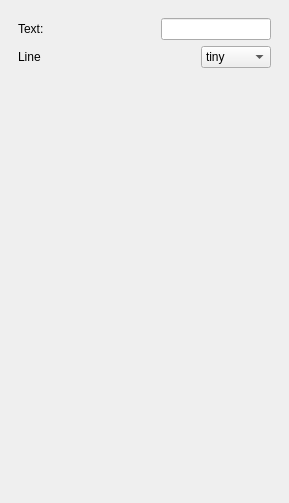
<?xml version="1.0" encoding="UTF-8"?>
<ui version="4.0">
 <class>DetailPanel</class>
 <widget class="QDockWidget" name="DetailPanel">
  <property name="geometry">
   <rect>
    <x>0</x>
    <y>0</y>
    <width>289</width>
    <height>503</height>
   </rect>
  </property>
  <property name="windowTitle">
   <string>DetailPanel</string>
  </property>
  <widget class="QWidget" name="dockWidgetContents">
   <layout class="QHBoxLayout" name="horizontalLayout_7">
    <item>
     <widget class="QStackedWidget" name="m_stackedWidget">
      <property name="currentIndex">
       <number>2</number>
      </property>
      <widget class="QWidget" name="node">
       <layout class="QVBoxLayout" name="verticalLayout_3">
        <item>
         <layout class="QHBoxLayout" name="horizontalLayout_2">
          <item>
           <widget class="QLabel" name="label_2">
            <property name="text">
             <string>Text:</string>
            </property>
           </widget>
          </item>
          <item>
           <widget class="QLineEdit" name="m_nodeTextEdit"/>
          </item>
         </layout>
        </item>
        <item>
         <layout class="QHBoxLayout" name="horizontalLayout_3">
          <item>
           <widget class="QLabel" name="label_3">
            <property name="text">
             <string>Border Color:</string>
            </property>
           </widget>
          </item>
          <item>
           <spacer name="horizontalSpacer_2">
            <property name="orientation">
             <enum>Qt::Horizontal</enum>
            </property>
            <property name="sizeHint" stdset="0">
             <size>
              <width>40</width>
              <height>20</height>
             </size>
            </property>
           </spacer>
          </item>
          <item>
           <widget class="ColorButton" name="m_borderColorChooser">
            <property name="text">
             <string/>
            </property>
           </widget>
          </item>
         </layout>
        </item>
        <item>
         <layout class="QHBoxLayout" name="horizontalLayout_4">
          <item>
           <widget class="QLabel" name="label_6">
            <property name="text">
             <string>Background Color:</string>
            </property>
           </widget>
          </item>
          <item>
           <spacer name="horizontalSpacer_3">
            <property name="orientation">
             <enum>Qt::Horizontal</enum>
            </property>
            <property name="sizeHint" stdset="0">
             <size>
              <width>40</width>
              <height>20</height>
             </size>
            </property>
           </spacer>
          </item>
          <item>
           <widget class="ColorButton" name="m_bgColorChooser">
            <property name="text">
             <string/>
            </property>
           </widget>
          </item>
         </layout>
        </item>
        <item>
         <layout class="QVBoxLayout" name="verticalLayout_2">
          <item>
           <layout class="QHBoxLayout" name="horizontalLayout">
            <item>
             <widget class="QLabel" name="label">
              <property name="text">
               <string>Description:</string>
              </property>
             </widget>
            </item>
            <item>
             <spacer name="horizontalSpacer">
              <property name="orientation">
               <enum>Qt::Horizontal</enum>
              </property>
              <property name="sizeHint" stdset="0">
               <size>
                <width>118</width>
                <height>20</height>
               </size>
              </property>
             </spacer>
            </item>
           </layout>
          </item>
          <item>
           <widget class="QTextEdit" name="m_nodeDescriptionEdit"/>
          </item>
         </layout>
        </item>
       </layout>
      </widget>
      <widget class="QWidget" name="edge">
       <layout class="QVBoxLayout" name="verticalLayout">
        <item>
         <layout class="QHBoxLayout" name="horizontalLayout_5">
          <item>
           <widget class="QLabel" name="label_4">
            <property name="text">
             <string>Text:</string>
            </property>
           </widget>
          </item>
          <item>
           <spacer name="horizontalSpacer_4">
            <property name="orientation">
             <enum>Qt::Horizontal</enum>
            </property>
            <property name="sizeHint" stdset="0">
             <size>
              <width>40</width>
              <height>20</height>
             </size>
            </property>
           </spacer>
          </item>
          <item>
           <widget class="QLineEdit" name="m_edgeTextEdit"/>
          </item>
         </layout>
        </item>
        <item>
         <layout class="QHBoxLayout" name="horizontalLayout_6">
          <item>
           <widget class="QLabel" name="label_5">
            <property name="text">
             <string>Arrows:</string>
            </property>
           </widget>
          </item>
          <item>
           <spacer name="horizontalSpacer_5">
            <property name="orientation">
             <enum>Qt::Horizontal</enum>
            </property>
            <property name="sizeHint" stdset="0">
             <size>
              <width>40</width>
              <height>20</height>
             </size>
            </property>
           </spacer>
          </item>
          <item>
           <widget class="QComboBox" name="m_edgeArrowType">
            <item>
             <property name="text">
              <string>Both</string>
             </property>
            </item>
            <item>
             <property name="text">
              <string>End1</string>
             </property>
            </item>
            <item>
             <property name="text">
              <string>End2</string>
             </property>
            </item>
           </widget>
          </item>
         </layout>
        </item>
        <item>
         <spacer name="verticalSpacer">
          <property name="orientation">
           <enum>Qt::Vertical</enum>
          </property>
          <property name="sizeHint" stdset="0">
           <size>
            <width>20</width>
            <height>369</height>
           </size>
          </property>
         </spacer>
        </item>
       </layout>
      </widget>
      <widget class="QWidget" name="page">
       <layout class="QVBoxLayout" name="verticalLayout_4">
        <item>
         <layout class="QHBoxLayout" name="horizontalLayout_8">
          <item>
           <widget class="QLabel" name="label_8">
            <property name="text">
             <string>Text:</string>
            </property>
           </widget>
          </item>
          <item>
           <spacer name="horizontalSpacer_6">
            <property name="orientation">
             <enum>Qt::Horizontal</enum>
            </property>
            <property name="sizeHint" stdset="0">
             <size>
              <width>40</width>
              <height>20</height>
             </size>
            </property>
           </spacer>
          </item>
          <item>
           <widget class="QLineEdit" name="m_packageText"/>
          </item>
         </layout>
        </item>
        <item>
         <layout class="QHBoxLayout" name="horizontalLayout_9">
          <item>
           <widget class="QLabel" name="label_7">
            <property name="text">
             <string>Line</string>
            </property>
           </widget>
          </item>
          <item>
           <spacer name="horizontalSpacer_7">
            <property name="orientation">
             <enum>Qt::Horizontal</enum>
            </property>
            <property name="sizeHint" stdset="0">
             <size>
              <width>40</width>
              <height>20</height>
             </size>
            </property>
           </spacer>
          </item>
          <item>
           <widget class="QComboBox" name="m_packageLine">
            <item>
             <property name="text">
              <string>tiny</string>
             </property>
            </item>
            <item>
             <property name="text">
              <string>normal</string>
             </property>
            </item>
            <item>
             <property name="text">
              <string>Strong</string>
             </property>
            </item>
            <item>
             <property name="text">
              <string>pointed</string>
             </property>
            </item>
           </widget>
          </item>
         </layout>
        </item>
        <item>
         <spacer name="verticalSpacer_2">
          <property name="orientation">
           <enum>Qt::Vertical</enum>
          </property>
          <property name="sizeHint" stdset="0">
           <size>
            <width>20</width>
            <height>369</height>
           </size>
          </property>
         </spacer>
        </item>
       </layout>
      </widget>
     </widget>
    </item>
   </layout>
  </widget>
 </widget>
 <customwidgets>
  <customwidget>
   <class>ColorButton</class>
   <extends>QPushButton</extends>
   <header location="global">colorbutton.h</header>
  </customwidget>
 </customwidgets>
 <resources/>
 <connections/>
</ui>
